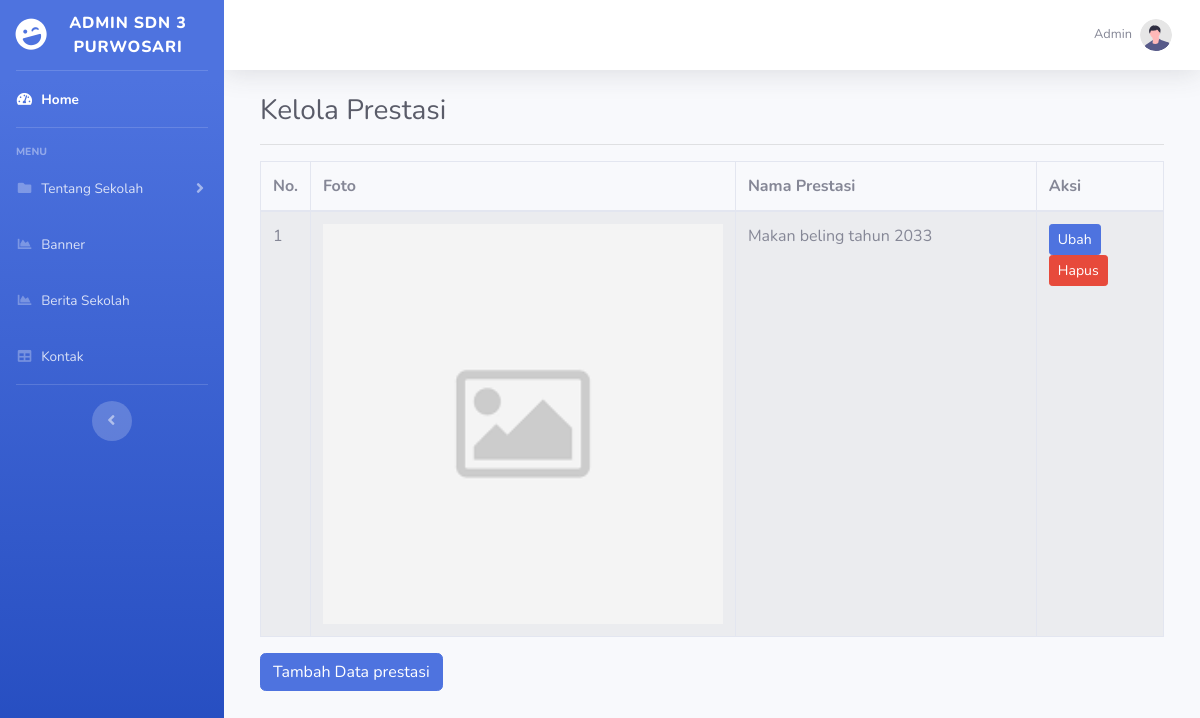
The app's page /admin/index.php?halaman=prestasi (signed in) with its own data.
### tables this page shows
CREATE TABLE `prestasi` (
  `id_prestasi` int(11) NOT NULL,
  `gambar_prestasi` varchar(255) NOT NULL,
  `nama_prestasi` text NOT NULL
);

### admin/prestasi.php (the view)
<head><title>Admin SDN 3 Purwosari - Prestasi</title></head>
<div class="container-fluid">
    <h1 class="h3 mb-2 text-gray-800">Kelola Prestasi</h1><hr>
<table class="table table-bordered table-striped">
	<thead>
		<tr>
		<th>No.</th>
		<th>Foto</th>
		<th>Nama Prestasi</th>
		<th>Aksi</th>
		</tr>
	</thead>
	<tbody>
		<?php $no=1; ?>
		<?php $ambil = $koneksi->query("SELECT * FROM prestasi") ?>
		<?php while($pecah = $ambil->fetch_assoc()): ?>
		<tr>
     		<td><?= $no; ?></td>
			<td class="col-md-5">
				<img src="../images/gambar_prestasi/<?= $pecah["gambar_prestasi"]; ?>" width="400">
			</td>
			<td class="col-md-4"><?= $pecah["nama_prestasi"]; ?></td>
			<td>
				<a href="index.php?halaman=ubahprestasi&id=<?= $pecah['id_prestasi']; ?>" class="btn btn-primary btn-sm">Ubah</a>
				<a href="index.php?halaman=hapusprestasi&id=<?= $pecah['id_prestasi']; ?>" onclick="return confirm('Yakin akan menghapus data?')" class="btn btn-danger btn-sm">Hapus</a>
			</td>
		</tr>
		<?php $no++; ?>
		<?php endwhile; ?>
	</tbody>
</table>
<div class="mb-4"><a href="index.php?halaman=tambahprestasi" class="btn btn-primary">Tambah Data prestasi</a></div>
</div>

### records on screen
prestasi: gambar_prestasi (picture), nama_prestasi "Makan beling tahun 2033"
